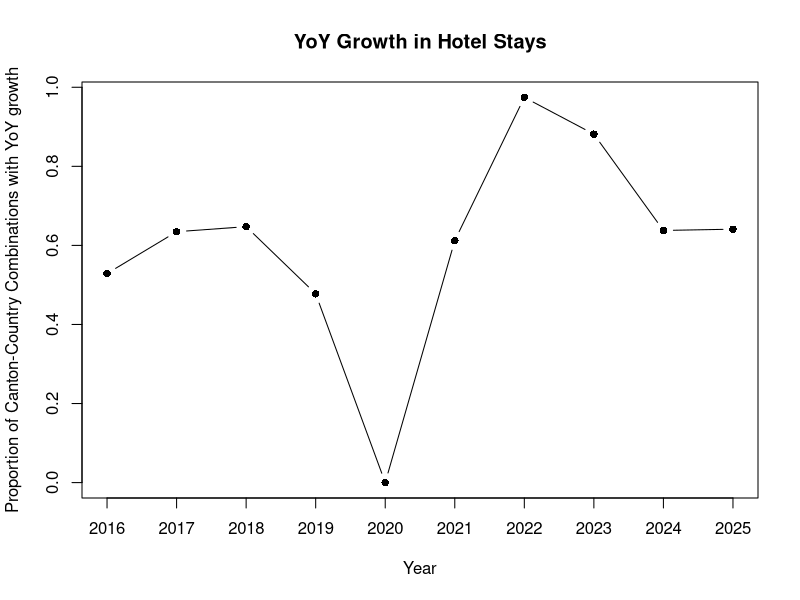
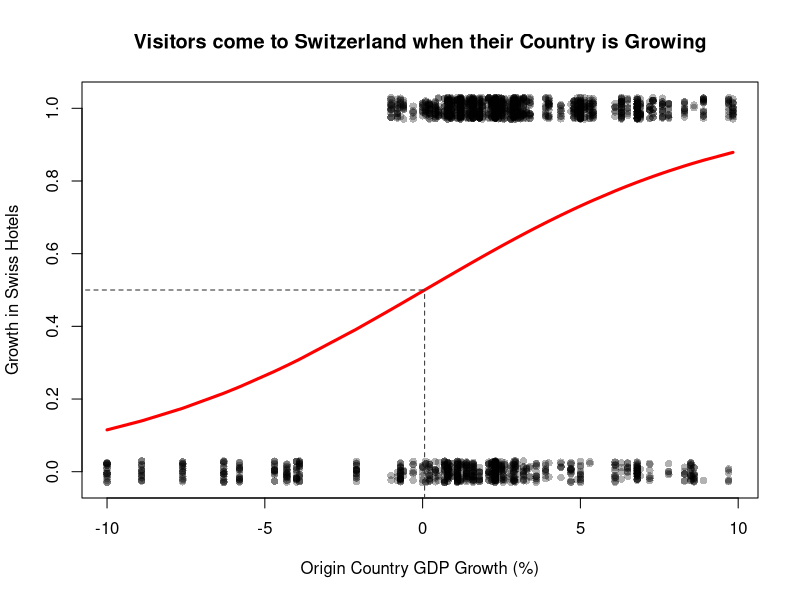

Source code (R) for these figures, in order:
## ---- chunk 1
knitr::opts_chunk$set(echo = TRUE)
## ---- chunk 2
## packages
library(readr)
library(ggplot2)
## ---- chunk 3
swiss_hotel_panel <- read_csv("data/processed/swiss_hotel_panel.csv")
## ---- chunk 4
head(swiss_hotel_panel)
## ---- chunk 5
n_growth = tapply(swiss_hotel_panel$growth == 1, swiss_hotel_panel$year, sum, na.rm = TRUE)

yoy_growth = as.numeric(n_growth) / as.numeric(table(swiss_hotel_panel$year))
## ---- chunk 6
years = unique(swiss_hotel_panel$year)

plot(years, yoy_growth, type = "b", pch = 16,
     xlab = "Year", ylab = "Proportion of Canton-Country Combinations with YoY growth",
     xaxp = c(216, 2025, 1),
     main = "YoY Growth in Hotel Stays", xaxt = "n")

axis(1, at = years)
## ---- chunk 7

glm_sample_rows = sample.int(nrow(swiss_hotel_panel), floor(0.7 * nrow(swiss_hotel_panel)))

glm_train_dataset <- swiss_hotel_panel[glm_sample_rows, ]   
glm_test_dataset  <- swiss_hotel_panel[-glm_sample_rows, ]  
## ---- chunk 8
##not sure how many vars you can include in one of these
glm.growth = glm(growth ~ 
                  gdp_growth_origin
                 +real_fx_index
                 +rel_income
                 +visa_required
                 +origin_group,
                 data = glm_train_dataset,
                 family = 'binomial')
summary(glm.growth)
## ---- chunk 9

coef_table = data.frame(
  "Predictive_Variable" = colnames(glm.growth$model)[-1][-5],
  Coefficient = coef(glm.growth)[-1][-5],
  "Odds" = exp(coef(glm.growth)[-1][-5]),
  "Odds_Percent_Increase" = (exp(coef(glm.growth)[-1][-5])-1) *100,
  row.names   = NULL
)
coef_table

## ---- chunk 10
## this block does not print in the knitted version, just for calculation & transparency
indian_median = median(swiss_hotel_panel$rel_income[swiss_hotel_panel$origin_country == "India"])
indian_median
## ---- chunk 11
glm.growth_origin = glm(growth~gdp_growth_origin, data = glm_train_dataset, family = 'binomial')
summary(glm.growth_origin)
## ---- chunk 12

glm_origin_growth_predict_response = predict(glm.growth_origin, newdata = glm_train_dataset, type = "response")
b = coef(glm.growth_origin)
intercept_50p = -b[1] / b[2]

plot(glm_train_dataset$gdp_growth_origin,
     jitter(glm_train_dataset$growth, amount = 0.03),
     pch = 16, 
     col = rgb(0, 0, 0, 0.3),
     xlab = "Origin Country GDP Growth (%)", 
     ylab = "Growth in Swiss Hotels")
title("Visitors come to Switzerland when their Country is Growing")

ord = order(glm_train_dataset$gdp_growth_origin)
lines(
  glm_train_dataset$gdp_growth_origin[ord],
  glm_origin_growth_predict_response[ord],
  col = "red",
  lwd = 3
)
#abline(h = 0.5)
#abline(v = intercept_50p)

 #vert segmewnt
segments(
  x0 = intercept_50p, y0 = -2,
  x1 = intercept_50p, y1 = 0.5,
  lty = 2, col = "gray20"
)

#horiz segment
segments( 
  x0 = -12, y0 = 0.5,
  x1 = intercept_50p, y1 = 0.5,
  lty = 2, col = "gray20"
)


print(paste("Origin GPD Growth at 50%:", round(-b[1] / b[2], 3), 
            "Log-Odds:", round(exp(b[2]), 3)))
